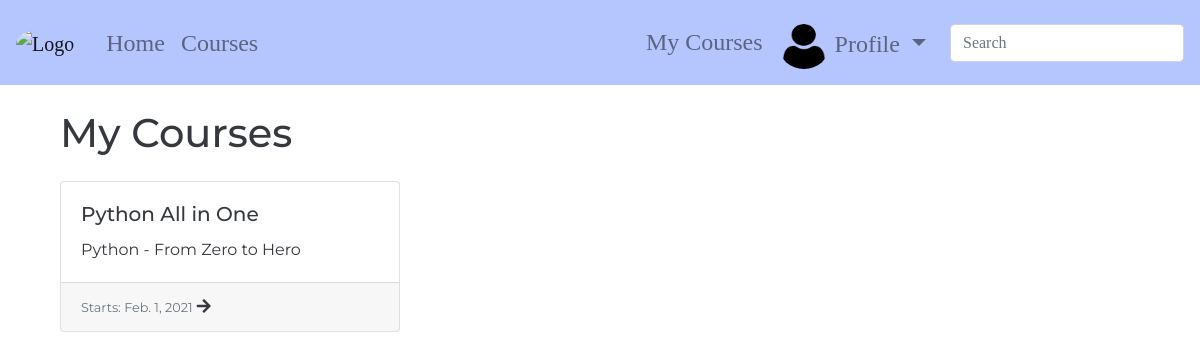
Page /courses/my-courses/ (signed in) on the committed database.
### accounts/models.py (models this page shows, shortened)
class CustomUser(AbstractUser, PermissionsMixin):
    email = models.EmailField(verbose_name='email', max_length=60, unique=True)
    username = models.CharField(max_length=30, unique=True)
    date_joined = models.DateTimeField(verbose_name='date joined', auto_now_add=True)
    last_login = models.DateTimeField(verbose_name='last login', auto_now=True)
    is_admin = models.BooleanField(default=False)
    is_active = models.BooleanField(default=True)
    is_staff = models.BooleanField(default=False)
    is_superuser = models.BooleanField(default=False)
    USERNAME_FIELD = 'email'
    REQUIRED_FIELDS = ['username', ]
    objects = CustomUserManager()

class Profile(models.Model):
    user = models.OneToOneField(settings.AUTH_USER_MODEL, related_name='profile', on_delete=models.CASCADE)
    first_name = models.CharField(max_length=40, null=True, blank=True)
    last_name = models.CharField(max_length=40, null=True, blank=True)
    phone = PhoneNumberField(max_length=20, null=True, blank=True)
    date_of_birth = models.DateField(null=True, blank=True)
    bio = models.TextField(null=True, blank=True)
    profile_pic = models.ImageField(null=True, blank=True, upload_to='images/profile_pics',
                                    default=get_default_profile_pic)

### courses/models.py (models this page shows, shortened)
class CourseInstance(models.Model):
    course = models.ForeignKey(Course, related_name='instances', on_delete=models.CASCADE)
    slug = models.SlugField(allow_unicode=True, unique=True)
    sub_title = models.CharField(max_length=100, null=True, blank=True)
    min_mark = models.SmallIntegerField(
        validators=[
            MinValueValidator(0),
            MaxValueValidator(100),
        ]
    )
    start_date = models.DateField(null=True, blank=True)
    end_date = models.DateField(null=True, blank=True)

class Course(models.Model):
    base_title = models.CharField(max_length=100)
    description = models.TextField(null=True, blank=True)
    slug = models.SlugField(allow_unicode=True, unique=True)

### courses/views.py (the view)
# urls.py: path('my-courses/', views.UserCoursesInstancesList.as_view(), name='user-courses'),
class UserCoursesInstancesList(LoginRequiredMixin, generic.ListView):
    model = course_models.CourseInstance
    template_name = 'courses/user_courses_list.html'
    context_object_name = 'course_instances'
    def get_queryset(self):
        q = course_models.CourseInstance.objects.all().filter(enrolls__student=self.request.user)
        return q

### courses/templates/courses/user_courses_list.html (shortened to what this page needs)
{% extends 'base.html' %}
{% block content %}
    <div class="container">
        {% if course_instances %}
            <h1 class="mt-3 mb-4">My Courses</h1>
            <div class="row">
                {% for course_instance in course_instances  %}
                    <div class="col-md-4 col-sm-6 col-xs-12">
                        <div class="card">
                            <div class="card-body">
                                <h5 class="card-title">{{ course_instance.sub_title }}</h5>
                                <p class="card-text">{{ course_instance.course.description }}</p>
                            </div>
                            <div class="card-footer">
                                <p class="card-text d-inline">
                                    <small class="text-muted">Starts: {{ course_instance.start_date }}</small>
                                </p>
                                <i class="fas fa-arrow-right post_arrow_img d-inline"></i>
                            </div>
                        </div>
                    </div>
                {%  endfor %}
                </div>
        {% else %}
            <h1>You don't have any courses yet.</h1>
            <p>Choose one <a href="{% url 'courses:courses-list' %}">here</a></p>
        {% endif %}
    </div>
{% endblock %}

### templates/base.html (shortened to what this page needs)
<!DOCTYPE html>
{% load static %}
{% load accounts_extras %}
<html lang="en">
<head>
    <link rel="stylesheet" href="https://stackpath.bootstrapcdn.com/bootstrap/4.5.2/css/bootstrap.min.css">
    <link rel="stylesheet" href="https://stackpath.bootstrapcdn.com/font-awesome/4.7.0/css/font-awesome.min.css">    <link href="https://fonts.googleapis.com/css?family=Montserrat" rel="stylesheet">
    <link rel="stylesheet" href="https://use.fontawesome.com/releases/v5.15.1/css/all.css">
    <link rel="stylesheet" href="{% static 'course_manager/css/master.css' %}">
</head>
<body>
    <nav class="smart_scroll navbar navbar-expand-lg navbar-light" id="baseNavbar">
        <a href="{% url 'homepage' %}" class="navbar-brand">
            <img id="blogLogo" src="" alt="Logo">
        </a>
        <div class="collapse navbar-collapse" id="basicExampleNav">
            <ul class="navbar-nav mr-auto ml-2">
                <li class="nav-item">
                    <a class="nav-link" href="{% url 'homepage' %}">Home</a>
                </li>
                <li class="nav-item">
                    <a class="nav-link" href="{% url 'courses:courses-list' %}">Courses</a>
                </li>
            </ul>
            {% if user.is_authenticated %}
                <ul class="navbar-nav ml-2 pr-3 nav-flex-icons">
                    <li class="nav-item mt-2">
                        <a class="nav-link" href="{% url 'courses:user-courses' %}">My Courses</a>
                    </li>
                    <li class="nav-item dropdown mt-2">
                        <a href="#" class="nav-link dropdown-toggle" id="navbarDropdownMenuLink-4" data-toggle="dropdown"
                          aria-haspopup="true" aria-expanded="false">
                            {% if user.profile.profile_pic %}
                                <img class="profile_pic" src="{{ user.profile.profile_pic.url }}" alt="User Profile Picture">
                            {% else %}
                                <img class="profile_pic" src="{% static 'course_manager/images/default_profile_pic_1.png' %}"
                                     alt="Default Profile Picture">
                            {% endif %}
                            Profile
                        </a>
                    </li>
                </ul>
            {% endif %}
            <form class="navbar-form form-inline" method="get" action=""
                  role="search" id="navbarSearchForm">
              <div class="md-form my-2">
                <input id="searchBarInput" class="input_field form-control mr-sm-2" name="q"
                       type="text" placeholder="Search" aria-label="Search">
              </div>
            </form>
        </div>
    </nav>
    <div id="wrap" class="wrapper flex-grow-1">
        <div id="main" class="container content main_content mt-4 mb-5">
            {% block content %}
            {% endblock %}
        </div>
    </div>
</body>
</html>

### static/course_manager/css/master.css (style rules this page uses)
body { height: 100%; background-color: rgba(255, 255, 255, 0.39); color: #35383c; font-family: 'Montserrat', sans-serif; }
#baseNavbar { background-color: #b5c6ff; font-family: 'Arvo', serif; font-size: 1.5rem; }
#blogLogo { width: 90px; height: 75px; border-radius: 50%; }
#navbarSearchForm input[type=text] { width: 100%; }
.profile_pic { width: 50px; height: 45px; border-radius: 50%; }

### rows in the picture
CustomUser: profile.profile_pic (picture)
CourseInstance: sub_title "Python All in One", course.description "Python - From Zero to Hero", start_date "Feb. 1, 2021"
